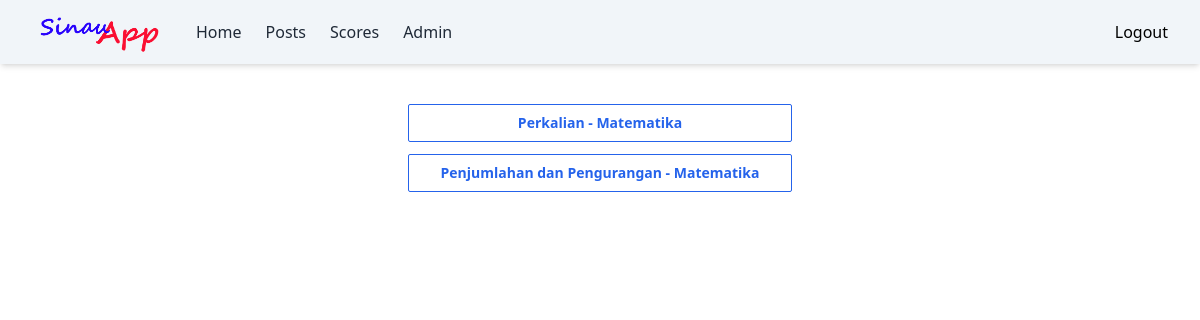
The app's page /quiz/ (signed in) with its own data.
### quiz/models.py (models this page shows, shortened)
class Quiz(models.Model):
  name = models.CharField(max_length=120)
  topic = models.CharField(max_length=120)
  number_of_questions = models.IntegerField()
  time = models.IntegerField(help_text="time in second")
  required_score_to_pass = models.IntegerField()
  class Meta:
    verbose_name_plural = "Quizzes"

### quiz/views.py (the view)
# urls.py: path('', views.quiz_list, name='quiz_list'),
@login_required
def quiz_list(request):
    quizzes = Quiz.objects.all()
    return render(request, 'quiz/quiz_list.html', {'quizzes': quizzes})

### templates/quiz/quiz_list.html (shortened to what this page needs)
{% extends 'base.html' %}
{% block content %}
<div class="flex justify-center mt-8">
  <div class="w-full md:w-[400px] p-2">
    {% for quiz in quizzes %}
    <a  href="{% url 'quiz_detail' quiz.pk %}" >
      <div class="border border-blue-600 text-sm font-semibold px-2 py-2 rounded-sm text-blue-600 hover:bg-blue-600 hover:text-white w-full text-center mb-3">{{ quiz.name }} - {{ quiz.topic }}</div>
    </a>
    {% endfor %}
  </div>
</div>
{% endblock %}

### records on screen
Quiz: name "Perkalian", topic "Matematika"
Quiz: name "Penjumlahan dan Pengurangan", topic "Matematika"
